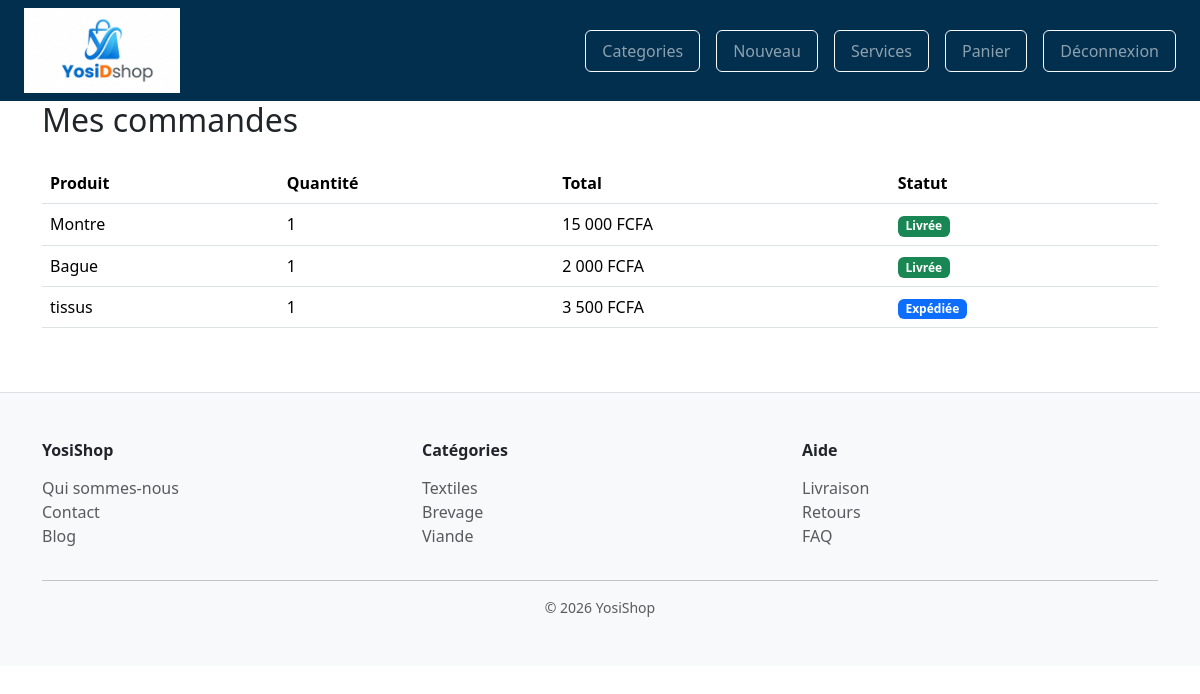
Page /order/index.php (signed in) on the committed database.
### tables this page shows
CREATE TABLE IF NOT EXISTS `orders` (
  `oId` int NOT NULL AUTO_INCREMENT,
  `proId` int DEFAULT NULL,
  `servId` int DEFAULT NULL,
  `cId` int NOT NULL,
  `status` enum('en_attente','en_cours','annulee','livee','expediee') NOT NULL DEFAULT 'en_attente',
  `quantity` int NOT NULL,
  `note` text,
  `usId` int NOT NULL,
  PRIMARY KEY (`oId`),
  KEY `proId` (`proId`),
  KEY `cId` (`cId`),
  KEY `fk_users_usId` (`usId`)
);

CREATE TABLE IF NOT EXISTS `category` (
  `catId` int NOT NULL AUTO_INCREMENT,
  `name` varchar(255) NOT NULL,
  `description` text,
  `catImage` varchar(255) NOT NULL,
  PRIMARY KEY (`catId`)
);

### order/controller.php (called while the page is built, shortened)
<?php
function getCommandesByUser(int $userId, PDO $pdo)
{
    $req = "SELECT orders.oId, orders.quantity, orders.status,
                   COALESCE(product.proId, service.servId) AS proId,
                   COALESCE(product.proName, service.servName) AS proName,
                   COALESCE(product.price, service.priceHours) AS price
            FROM orders
            LEFT JOIN product ON orders.proId = product.proId
            LEFT JOIN service ON orders.servId = service.servId
            WHERE orders.usId = :usId
            ORDER BY orders.oId DESC";
    $stmt = $pdo->prepare($req);
    $stmt->execute([':usId' => $userId]);
    return $stmt->fetchAll(PDO::FETCH_ASSOC);
}

### categories/controller.php (called while the page is built, shortened)
<?PHP
function getAll(PDO $pdo)
{
    $req = "SELECT * FROM category";
    $stmt = $pdo->prepare($req);
    $stmt->execute();
    $res = $stmt->fetchAll();
    return $res;
}
?>

### order/index.php (the view, shortened to what this page needs)
<?php
require_once(__DIR__ . "/controller.php");
require_once(__DIR__ . "/../config/db.php");
$commandes = getCommandesByUser($_SESSION['user']['usId'], $pdo);
$libelles = [
    'en_attente' => ['label' => 'En attente', 'classe' => 'secondary'],
    'en_cours' => ['label' => 'En cours', 'classe' => 'info'],
    'expediee' => ['label' => 'Expédiée', 'classe' => 'primary'],
    'livee' => ['label' => 'Livrée', 'classe' => 'success'],
    'annulee' => ['label' => 'Annulée', 'classe' => 'danger'],
];
?>
<!DOCTYPE html>
<html lang="fr">
<head>
    <link rel="stylesheet" href="../assets/css/bootstrap.css">
    <link rel="stylesheet" href="../assets/css/style.css?v=<?php echo filemtime(__DIR__ . '/../assets/css/style.css'); ?>">
</head>
<body class="client">
    <?php include(__DIR__ . "/../includes/header.php"); ?>
    <div class="container my-5 below-header">
        <h2 class="mb-4">Mes commandes</h2>
        <?php if (empty($commandes)): ?>
            <p class="text-muted">Vous n'avez pas encore passé de commande.</p>
            <a href="/ecommerce/products/index.php" class="btn btn-warning">Voir les produits</a>
        <?php else: ?>
            <div class="table-responsive">
                <table class="table align-middle">
                    <thead>
                        <tr>
                            <th>Produit</th>
                            <th>Quantité</th>
                            <th>Total</th>
                            <th>Statut</th>
                        </tr>
                    </thead>
                    <tbody>
                        <?php foreach ($commandes as $commande): ?>
                            <?php $statutInfo = $libelles[$commande['status']] ?? ['label' => $commande['status'], 'classe' => 'secondary']; ?>
                            <tr>
                                <td><?= htmlspecialchars($commande['proName']) ?></td>
                                <td><?= $commande['quantity'] ?></td>
                                <td><?= number_format($commande['price'] * $commande['quantity'], 0, ',', ' ') ?> FCFA</td>
                                <td>
                                    <span class="badge bg-<?= $statutInfo['classe'] ?>"><?= $statutInfo['label'] ?></span>
                                </td>
                            </tr>
                        <?php endforeach; ?>
                    </tbody>
                </table>
            </div>
        <?php endif; ?>
    </div>
    <?php include(__DIR__ . "/../includes/footer.php"); ?>
</body>
</html>

### includes/footer.php
<?php
require_once(__DIR__ . "/../categories/controller.php");
$categories = getAll($pdo);
?>
<footer class="bg-light border-top mt-5 py-5">
    <div class="container">
        <div class="row g-4">
            <div class="col-6 col-md-4">
                <h6 class="fw-bold mb-3">YosiShop</h6>
                <ul class="list-unstyled">
                    <li><a href="#" class="text-decoration-none text-muted">Qui sommes-nous</a></li>
                    <li><a href="#" class="text-decoration-none text-muted">Contact</a></li>
                    <li><a href="#" class="text-decoration-none text-muted">Blog</a></li>
                </ul>
            </div>
            <div class="col-6 col-md-4">
                <h6 class="fw-bold mb-3">Catégories</h6>
                <ul class="list-unstyled">
                    <?php foreach (array_slice($categories, 0, 3) as $cat): ?>
                        <li>
                            <a href="./categories/produits.php?catId=<?php echo $cat['catId']; ?>"
                               class="text-decoration-none text-muted">
                                <?php echo htmlspecialchars($cat['name']); ?>
                            </a>
                        </li>
                    <?php endforeach; ?>
                </ul>
            </div>
            <div class="col-12 col-md-4">
                <h6 class="fw-bold mb-3">Aide</h6>
                <ul class="list-unstyled">
                    <li><a href="#" class="text-decoration-none text-muted">Livraison</a></li>
                    <li><a href="#" class="text-decoration-none text-muted">Retours</a></li>
                    <li><a href="#" class="text-decoration-none text-muted">FAQ</a></li>
                </ul>
            </div>
        </div>
        <hr>
        <p class="text-center text-muted small mb-0">&copy; <?php echo date('Y'); ?> YosiShop</p>
    </div>
</footer>

### assets/css/style.css (style rules this page uses)
* { margin: 0; padding: 0; box-sizing: border-box; }
.below-header { margin-top: var(--header-height, 90px) !important; }

### rows in the picture
orders: proName "Montre", quantity "1", quantity "15 000", status "Livrée"
orders: proName "Bague", quantity "1", quantity "2 000", status "Livrée"
orders: proName "tissus", quantity "1", quantity "3 500", status "Expédiée"
category: name "Textiles"
category: name "Brevage"
category: name "Viande"
